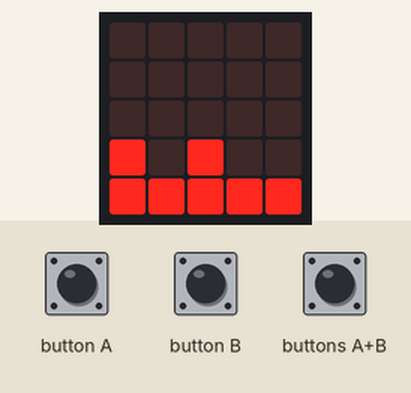
Recording of a program running on a simulated BBC micro:bit (MakeCode). Shown: the board's 5×5 LED display. The inputs (shaded band) are chosen by the test bench.

Above: at 3.6 s.
3.7 s: buttons A+B pressed for 0.15 s
At 4.13 s:
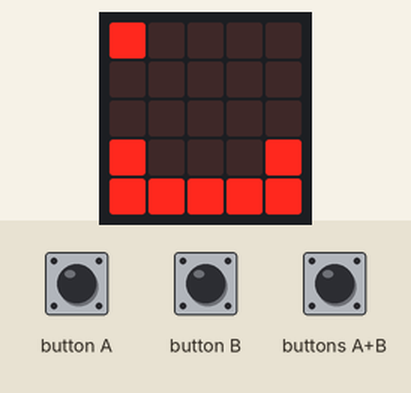
4.4 s: buttons A+B pressed for 0.15 s
At 4.98 s:
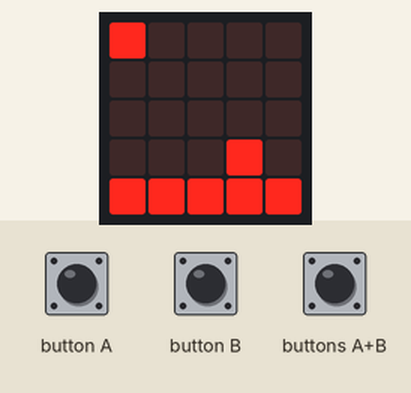
5.1 s: buttons A+B pressed for 1 s
At 6.27 s:
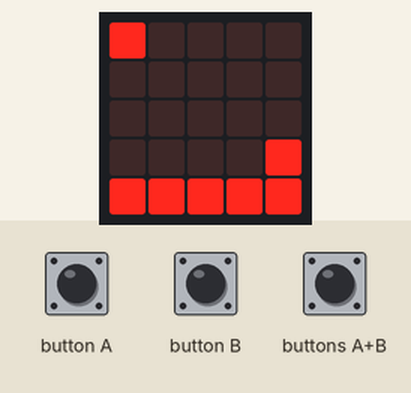
6.7 s: buttons A+B pressed for 0.15 s
At 7.33 s:
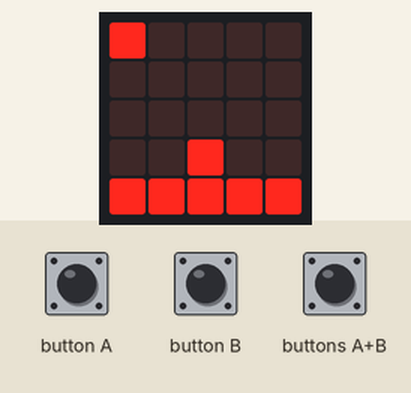
7.4 s: buttons A+B pressed for 1 s
At 8.65 s:
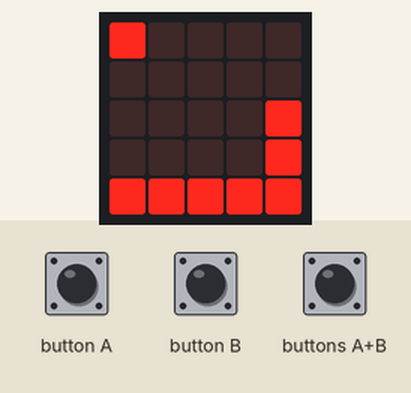
9.0 s: buttons A+B pressed for 0.15 s
At 9.85 s:
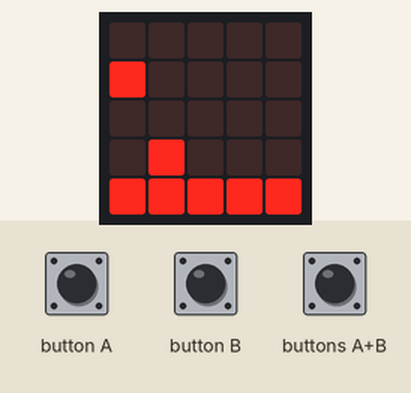
Timing chart, 0 to 10.7 s (numbered marks = the images above; inputs shaded):
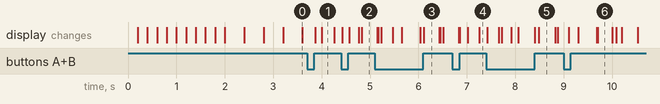

Measured:
- after the input at 3.7 s, the display: first changes after 0.16 s (image 1 shows a later state)
- after the input at 4.4 s, the display: first differs from a run without the input after 0.37 s (image 2 shows a later state)
- after the input at 5.1 s, the display: first differs from a run without the input after 1.0 s (image 3)
- after the input at 6.7 s, the display: first differs from a run without the input after 0.31 s (image 4 shows a later state)
- after the input at 7.4 s, the display: first differs from a run without the input after 1.0 s (image 5 shows a later state)
- after the input at 9.0 s, the display: first differs from a run without the input after 0.30 s (image 6 shows a later state)
- what the display in image 0 shows lasts 0.4 s, from 3.2 s to 3.6 s

The program:

main.ts
```typescript
input.onButtonPressed(Button.A, function () {

})
input.onButtonPressed(Button.AB, function () {
    led.unplot(0, Y)
    Y += -3
    basic.pause(200)
    basic.pause(200)
    led.unplot(0, Y)
    Y += 1
    basic.pause(200)
    basic.pause(100)
    led.unplot(0, Y)
    Y += 1
    basic.pause(200)
    led.unplot(0, Y)
    Y += 1
})
let 障害物: game.LedSprite = null
let スプライト: game.LedSprite = null
let Y = 0
images.createBigImage(`
    . # # # # . . . . .
    . # . . # . . . . .
    # # . . # # . . . .
    . # # # # . . . . .
    # # # # # # . . . .
    `).scrollImage(1, 200)
let NOy = 0
NOy = 0
Y = 3
basic.showLeds(`
    . . . . .
    . . . . .
    . . . . .
    . . . . .
    # # # # #
    `)
basic.forever(function () {
    basic.showLeds(`
        . . . . .
        . . . . .
        . . . . #
        . . . . #
        # # # # #
        `)
    basic.showLeds(`
        . . . . .
        . . . . .
        . . . . .
        . . . # .
        # # # # #
        `)
    basic.showLeds(`
        . . . . .
        . . . . .
        . . . . .
        . . # . .
        # # # # #
        `)
    basic.showLeds(`
        . . . . .
        . . . . .
        . . . . .
        . # . . .
        # # # # #
        `)
    basic.showLeds(`
        . . . . .
        . . . . .
        . . . . .
        # . . . #
        # # # # #
        `)
})
basic.forever(function () {
    led.plot(0, Y)
})
basic.forever(function () {
    スプライト = game.createSprite(0, Y)
    障害物 = game.createSprite(4, 3)
    障害物.change(LedSpriteProperty.X, -1)
    if (スプライト.isTouching(障害物)) {
        control.waitMicros(6000)
    }
})
```

test.ts
```typescript
// テストはここに来ます。このパッケージが拡張機能として使用されるときにはコンパイルされません。
```
